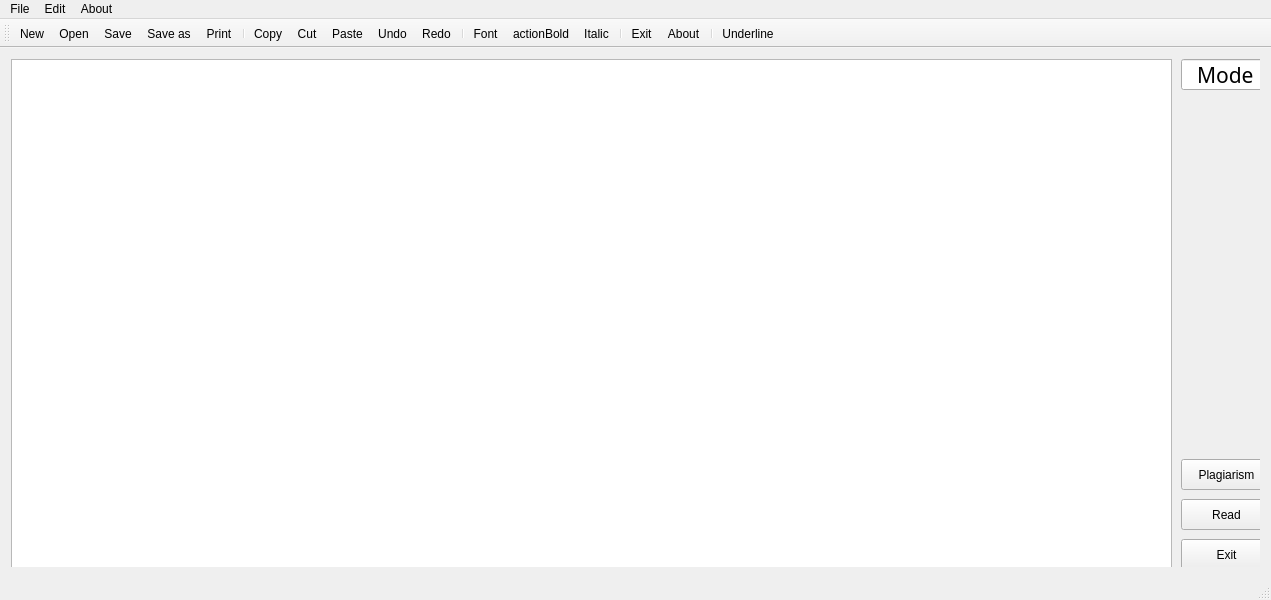
<?xml version="1.0" encoding="UTF-8"?>
<ui version="4.0">
 <class>Notepad</class>
 <widget class="QMainWindow" name="Notepad">
  <property name="geometry">
   <rect>
    <x>0</x>
    <y>0</y>
    <width>1271</width>
    <height>600</height>
   </rect>
  </property>
  <property name="windowTitle">
   <string>Notepad</string>
  </property>
  <widget class="QWidget" name="centralWidget">
   <layout class="QVBoxLayout" name="verticalLayout">
    <item>
     <widget class="QStackedWidget" name="stackedWidget">
      <property name="currentIndex">
       <number>0</number>
      </property>
      <widget class="QWidget" name="page_5">
       <widget class="QTextEdit" name="textEdit">
        <property name="geometry">
         <rect>
          <x>0</x>
          <y>0</y>
          <width>1161</width>
          <height>541</height>
         </rect>
        </property>
        <property name="font">
         <font>
          <pointsize>14</pointsize>
         </font>
        </property>
       </widget>
       <widget class="QPushButton" name="button_plag">
        <property name="geometry">
         <rect>
          <x>1170</x>
          <y>400</y>
          <width>91</width>
          <height>31</height>
         </rect>
        </property>
        <property name="text">
         <string>Plagiarism</string>
        </property>
       </widget>
       <widget class="QPushButton" name="button_read">
        <property name="geometry">
         <rect>
          <x>1170</x>
          <y>440</y>
          <width>91</width>
          <height>31</height>
         </rect>
        </property>
        <property name="text">
         <string>Read</string>
        </property>
       </widget>
       <widget class="QPushButton" name="pushButton_3">
        <property name="geometry">
         <rect>
          <x>1170</x>
          <y>480</y>
          <width>91</width>
          <height>31</height>
         </rect>
        </property>
        <property name="text">
         <string>Exit</string>
        </property>
       </widget>
       <widget class="QLineEdit" name="lineEdit_wordCount_7">
        <property name="geometry">
         <rect>
          <x>1170</x>
          <y>0</y>
          <width>91</width>
          <height>31</height>
         </rect>
        </property>
        <property name="font">
         <font>
          <family>Bell MT</family>
          <pointsize>16</pointsize>
         </font>
        </property>
        <property name="text">
         <string>Mode</string>
        </property>
        <property name="alignment">
         <set>Qt::AlignmentFlag::AlignCenter</set>
        </property>
        <property name="readOnly">
         <bool>true</bool>
        </property>
       </widget>
      </widget>
      <widget class="QWidget" name="page_6">
       <widget class="QTextEdit" name="textEdit_2">
        <property name="geometry">
         <rect>
          <x>0</x>
          <y>0</y>
          <width>1161</width>
          <height>571</height>
         </rect>
        </property>
        <property name="font">
         <font>
          <pointsize>14</pointsize>
         </font>
        </property>
        <property name="readOnly">
         <bool>true</bool>
        </property>
       </widget>
       <widget class="QPushButton" name="button_edit">
        <property name="geometry">
         <rect>
          <x>1170</x>
          <y>440</y>
          <width>91</width>
          <height>31</height>
         </rect>
        </property>
        <property name="text">
         <string>Edit</string>
        </property>
       </widget>
       <widget class="QPushButton" name="button_plag_2">
        <property name="geometry">
         <rect>
          <x>1170</x>
          <y>400</y>
          <width>91</width>
          <height>31</height>
         </rect>
        </property>
        <property name="text">
         <string>Plagiarism</string>
        </property>
       </widget>
       <widget class="QPushButton" name="pushButton_6">
        <property name="geometry">
         <rect>
          <x>1170</x>
          <y>480</y>
          <width>91</width>
          <height>31</height>
         </rect>
        </property>
        <property name="text">
         <string>Exit</string>
        </property>
       </widget>
       <widget class="QLineEdit" name="lineEdit_wordCount_5">
        <property name="geometry">
         <rect>
          <x>1170</x>
          <y>0</y>
          <width>91</width>
          <height>31</height>
         </rect>
        </property>
        <property name="font">
         <font>
          <family>Bell MT</family>
          <pointsize>16</pointsize>
         </font>
        </property>
        <property name="text">
         <string>Mode</string>
        </property>
        <property name="alignment">
         <set>Qt::AlignmentFlag::AlignCenter</set>
        </property>
        <property name="readOnly">
         <bool>true</bool>
        </property>
       </widget>
      </widget>
      <widget class="QWidget" name="page_7">
       <widget class="QPushButton" name="button_edit_2">
        <property name="geometry">
         <rect>
          <x>1170</x>
          <y>400</y>
          <width>91</width>
          <height>31</height>
         </rect>
        </property>
        <property name="text">
         <string>Edit</string>
        </property>
       </widget>
       <widget class="QTextEdit" name="textEdit_3">
        <property name="geometry">
         <rect>
          <x>0</x>
          <y>0</y>
          <width>1161</width>
          <height>531</height>
         </rect>
        </property>
        <property name="font">
         <font>
          <pointsize>14</pointsize>
         </font>
        </property>
        <property name="readOnly">
         <bool>true</bool>
        </property>
       </widget>
       <widget class="QPushButton" name="pushButton_8">
        <property name="geometry">
         <rect>
          <x>1170</x>
          <y>480</y>
          <width>91</width>
          <height>31</height>
         </rect>
        </property>
        <property name="text">
         <string>Exit</string>
        </property>
       </widget>
       <widget class="QPushButton" name="button_read_2">
        <property name="geometry">
         <rect>
          <x>1170</x>
          <y>440</y>
          <width>91</width>
          <height>31</height>
         </rect>
        </property>
        <property name="text">
         <string>Read</string>
        </property>
       </widget>
       <widget class="QLineEdit" name="lineEdit_wordCount">
        <property name="geometry">
         <rect>
          <x>1170</x>
          <y>90</y>
          <width>91</width>
          <height>31</height>
         </rect>
        </property>
        <property name="font">
         <font>
          <pointsize>12</pointsize>
         </font>
        </property>
        <property name="text">
         <string>Mode</string>
        </property>
        <property name="alignment">
         <set>Qt::AlignmentFlag::AlignCenter</set>
        </property>
        <property name="readOnly">
         <bool>true</bool>
        </property>
       </widget>
       <widget class="QLineEdit" name="lineEdit_plag">
        <property name="geometry">
         <rect>
          <x>1170</x>
          <y>190</y>
          <width>91</width>
          <height>31</height>
         </rect>
        </property>
        <property name="font">
         <font>
          <pointsize>12</pointsize>
         </font>
        </property>
        <property name="text">
         <string>Mode</string>
        </property>
        <property name="alignment">
         <set>Qt::AlignmentFlag::AlignCenter</set>
        </property>
        <property name="readOnly">
         <bool>true</bool>
        </property>
       </widget>
       <widget class="QLineEdit" name="lineEdit_wordCount_2">
        <property name="geometry">
         <rect>
          <x>1170</x>
          <y>50</y>
          <width>91</width>
          <height>31</height>
         </rect>
        </property>
        <property name="font">
         <font>
          <family>Segoe UI Semibold</family>
          <pointsize>10</pointsize>
          <italic>false</italic>
          <bold>true</bold>
         </font>
        </property>
        <property name="text">
         <string>Word Count</string>
        </property>
        <property name="alignment">
         <set>Qt::AlignmentFlag::AlignCenter</set>
        </property>
        <property name="readOnly">
         <bool>true</bool>
        </property>
       </widget>
       <widget class="QLineEdit" name="lineEdit_wordCount_3">
        <property name="geometry">
         <rect>
          <x>1170</x>
          <y>150</y>
          <width>91</width>
          <height>31</height>
         </rect>
        </property>
        <property name="font">
         <font>
          <family>Segoe UI Semibold</family>
          <pointsize>12</pointsize>
          <italic>true</italic>
          <bold>true</bold>
          <underline>false</underline>
         </font>
        </property>
        <property name="text">
         <string>P Index</string>
        </property>
        <property name="alignment">
         <set>Qt::AlignmentFlag::AlignCenter</set>
        </property>
        <property name="readOnly">
         <bool>true</bool>
        </property>
       </widget>
       <widget class="QLineEdit" name="lineEdit_wordCount_6">
        <property name="geometry">
         <rect>
          <x>1170</x>
          <y>0</y>
          <width>91</width>
          <height>31</height>
         </rect>
        </property>
        <property name="font">
         <font>
          <family>Bell MT</family>
          <pointsize>16</pointsize>
         </font>
        </property>
        <property name="text">
         <string>Mode</string>
        </property>
        <property name="alignment">
         <set>Qt::AlignmentFlag::AlignCenter</set>
        </property>
        <property name="readOnly">
         <bool>true</bool>
        </property>
       </widget>
      </widget>
     </widget>
    </item>
   </layout>
  </widget>
  <widget class="QMenuBar" name="menuBar">
   <property name="geometry">
    <rect>
     <x>0</x>
     <y>0</y>
     <width>1271</width>
     <height>17</height>
    </rect>
   </property>
   <widget class="QMenu" name="menuFile">
    <property name="title">
     <string>File</string>
    </property>
    <addaction name="actionNew"/>
    <addaction name="actionOpen"/>
    <addaction name="actionSave"/>
    <addaction name="actionSave_as"/>
    <addaction name="actionPrint"/>
    <addaction name="separator"/>
    <addaction name="actionExit"/>
   </widget>
   <widget class="QMenu" name="menuEdit">
    <property name="title">
     <string>Edit</string>
    </property>
    <addaction name="actionCopy"/>
    <addaction name="actionCut"/>
    <addaction name="actionPaste"/>
    <addaction name="separator"/>
    <addaction name="actionUndo"/>
    <addaction name="actionRedo"/>
    <addaction name="actionFont"/>
   </widget>
   <widget class="QMenu" name="menuAbout">
    <property name="title">
     <string>About</string>
    </property>
    <addaction name="actionAbout"/>
   </widget>
   <addaction name="menuFile"/>
   <addaction name="menuEdit"/>
   <addaction name="menuAbout"/>
  </widget>
  <widget class="QToolBar" name="mainToolBar">
   <attribute name="toolBarArea">
    <enum>TopToolBarArea</enum>
   </attribute>
   <attribute name="toolBarBreak">
    <bool>false</bool>
   </attribute>
   <addaction name="actionNew"/>
   <addaction name="actionOpen"/>
   <addaction name="actionSave"/>
   <addaction name="actionSave_as"/>
   <addaction name="actionPrint"/>
   <addaction name="separator"/>
   <addaction name="actionCopy"/>
   <addaction name="actionCut"/>
   <addaction name="actionPaste"/>
   <addaction name="actionUndo"/>
   <addaction name="actionRedo"/>
   <addaction name="separator"/>
   <addaction name="actionFont"/>
   <addaction name="actionBold"/>
   <addaction name="actionItalic"/>
   <addaction name="separator"/>
   <addaction name="actionExit"/>
   <addaction name="actionAbout"/>
   <addaction name="separator"/>
   <addaction name="actionUnderline"/>
  </widget>
  <widget class="QStatusBar" name="statusBar"/>
  <action name="actionNew">
   <property name="icon">
    <iconset resource="build/Desktop_Qt_6_8_0_MinGW_64_bit-Debug/.qt/rcc/notepad.qrc">
     <normaloff>:/images/new.png</normaloff>:/images/new.png</iconset>
   </property>
   <property name="text">
    <string>New</string>
   </property>
   <property name="toolTip">
    <string>New text document</string>
   </property>
   <property name="shortcut">
    <string>Ctrl+N</string>
   </property>
  </action>
  <action name="actionOpen">
   <property name="icon">
    <iconset resource="build/Desktop_Qt_6_8_0_MinGW_64_bit-Debug/.qt/rcc/notepad.qrc">
     <normaloff>:/images/open.png</normaloff>:/images/open.png</iconset>
   </property>
   <property name="text">
    <string>Open</string>
   </property>
   <property name="toolTip">
    <string>Open file</string>
   </property>
   <property name="shortcut">
    <string>Ctrl+O</string>
   </property>
  </action>
  <action name="actionSave">
   <property name="icon">
    <iconset resource="build/Desktop_Qt_6_8_0_MinGW_64_bit-Debug/.qt/rcc/notepad.qrc">
     <normaloff>:/images/save.png</normaloff>:/images/save.png</iconset>
   </property>
   <property name="text">
    <string>Save</string>
   </property>
   <property name="toolTip">
    <string>Save file</string>
   </property>
   <property name="shortcut">
    <string>Ctrl+S</string>
   </property>
  </action>
  <action name="actionSave_as">
   <property name="icon">
    <iconset resource="build/Desktop_Qt_6_8_0_MinGW_64_bit-Debug/.qt/rcc/notepad.qrc">
     <normaloff>:/images/save_as.png</normaloff>:/images/save_as.png</iconset>
   </property>
   <property name="text">
    <string>Save as</string>
   </property>
   <property name="toolTip">
    <string>Save file as</string>
   </property>
   <property name="shortcut">
    <string>Alt+S</string>
   </property>
  </action>
  <action name="actionPrint">
   <property name="icon">
    <iconset resource="build/Desktop_Qt_6_8_0_MinGW_64_bit-Debug/.qt/rcc/notepad.qrc">
     <normaloff>:/images/print.png</normaloff>:/images/print.png</iconset>
   </property>
   <property name="text">
    <string>Print</string>
   </property>
   <property name="toolTip">
    <string>Print file</string>
   </property>
   <property name="shortcut">
    <string>Ctrl+P</string>
   </property>
  </action>
  <action name="actionExit">
   <property name="icon">
    <iconset theme="exit.png" resource="build/Desktop_Qt_6_8_0_MinGW_64_bit-Debug/.qt/rcc/notepad.qrc">
     <normaloff>:/images/exit.png</normaloff>:/images/exit.png</iconset>
   </property>
   <property name="text">
    <string>Exit</string>
   </property>
   <property name="toolTip">
    <string>Exit notepad</string>
   </property>
  </action>
  <action name="actionCopy">
   <property name="icon">
    <iconset resource="build/Desktop_Qt_6_8_0_MinGW_64_bit-Debug/.qt/rcc/notepad.qrc">
     <normaloff>:/images/copy.png</normaloff>:/images/copy.png</iconset>
   </property>
   <property name="text">
    <string>Copy</string>
   </property>
   <property name="shortcut">
    <string>Ctrl+C</string>
   </property>
  </action>
  <action name="actionCut">
   <property name="icon">
    <iconset resource="build/Desktop_Qt_6_8_0_MinGW_64_bit-Debug/.qt/rcc/notepad.qrc">
     <normaloff>:/images/cut.png</normaloff>:/images/cut.png</iconset>
   </property>
   <property name="text">
    <string>Cut</string>
   </property>
   <property name="shortcut">
    <string>Ctrl+X</string>
   </property>
  </action>
  <action name="actionPaste">
   <property name="icon">
    <iconset resource="build/Desktop_Qt_6_8_0_MinGW_64_bit-Debug/.qt/rcc/notepad.qrc">
     <normaloff>:/images/paste.png</normaloff>:/images/paste.png</iconset>
   </property>
   <property name="text">
    <string>Paste</string>
   </property>
   <property name="shortcut">
    <string>Ctrl+V</string>
   </property>
  </action>
  <action name="actionUndo">
   <property name="icon">
    <iconset resource="build/Desktop_Qt_6_8_0_MinGW_64_bit-Debug/.qt/rcc/notepad.qrc">
     <normaloff>:/images/edit_undo.png</normaloff>:/images/edit_undo.png</iconset>
   </property>
   <property name="text">
    <string>Undo</string>
   </property>
   <property name="shortcut">
    <string>Ctrl+Z</string>
   </property>
  </action>
  <action name="actionRedo">
   <property name="icon">
    <iconset resource="build/Desktop_Qt_6_8_0_MinGW_64_bit-Debug/.qt/rcc/notepad.qrc">
     <normaloff>:/images/edit_redo.png</normaloff>:/images/edit_redo.png</iconset>
   </property>
   <property name="text">
    <string>Redo</string>
   </property>
   <property name="shortcut">
    <string>Ctrl+Y</string>
   </property>
  </action>
  <action name="actionFont">
   <property name="icon">
    <iconset resource="build/Desktop_Qt_6_8_0_MinGW_64_bit-Debug/.qt/rcc/notepad.qrc">
     <normaloff>:/images/font.png</normaloff>:/images/font.png</iconset>
   </property>
   <property name="text">
    <string>Font</string>
   </property>
   <property name="shortcut">
    <string>Ctrl+F</string>
   </property>
  </action>
  <action name="actionItalic">
   <property name="checkable">
    <bool>true</bool>
   </property>
   <property name="icon">
    <iconset resource="build/Desktop_Qt_6_8_0_MinGW_64_bit-Debug/.qt/rcc/notepad.qrc">
     <normaloff>:/images/italic.png</normaloff>:/images/italic.png</iconset>
   </property>
   <property name="text">
    <string>Italic</string>
   </property>
   <property name="toolTip">
    <string>Italic font</string>
   </property>
   <property name="shortcut">
    <string>Ctrl+I</string>
   </property>
  </action>
  <action name="actionBold">
   <property name="checkable">
    <bool>true</bool>
   </property>
   <property name="icon">
    <iconset resource="build/Desktop_Qt_6_8_0_MinGW_64_bit-Debug/.qt/rcc/notepad.qrc">
     <normaloff>:/images/bold.png</normaloff>:/images/bold.png</iconset>
   </property>
   <property name="text">
    <string>actionBold</string>
   </property>
   <property name="toolTip">
    <string>Bold</string>
   </property>
   <property name="shortcut">
    <string>Ctrl+B</string>
   </property>
  </action>
  <action name="actionUnderline">
   <property name="checkable">
    <bool>true</bool>
   </property>
   <property name="icon">
    <iconset resource="build/Desktop_Qt_6_8_0_MinGW_64_bit-Debug/.qt/rcc/notepad.qrc">
     <normaloff>:/images/underline.png</normaloff>:/images/underline.png</iconset>
   </property>
   <property name="text">
    <string>Underline</string>
   </property>
   <property name="toolTip">
    <string>Underline</string>
   </property>
   <property name="shortcut">
    <string>Ctrl+U</string>
   </property>
  </action>
  <action name="actionAbout">
   <property name="icon">
    <iconset resource="build/Desktop_Qt_6_8_0_MinGW_64_bit-Debug/.qt/rcc/notepad.qrc">
     <normaloff>:/images/info.png</normaloff>:/images/info.png</iconset>
   </property>
   <property name="text">
    <string>About</string>
   </property>
   <property name="toolTip">
    <string>About Notepad</string>
   </property>
  </action>
 </widget>
 <layoutdefault spacing="6" margin="11"/>
 <resources>
  <include location="build/Desktop_Qt_6_8_0_MinGW_64_bit-Debug/.qt/rcc/notepad.qrc"/>
 </resources>
 <connections/>
</ui>
